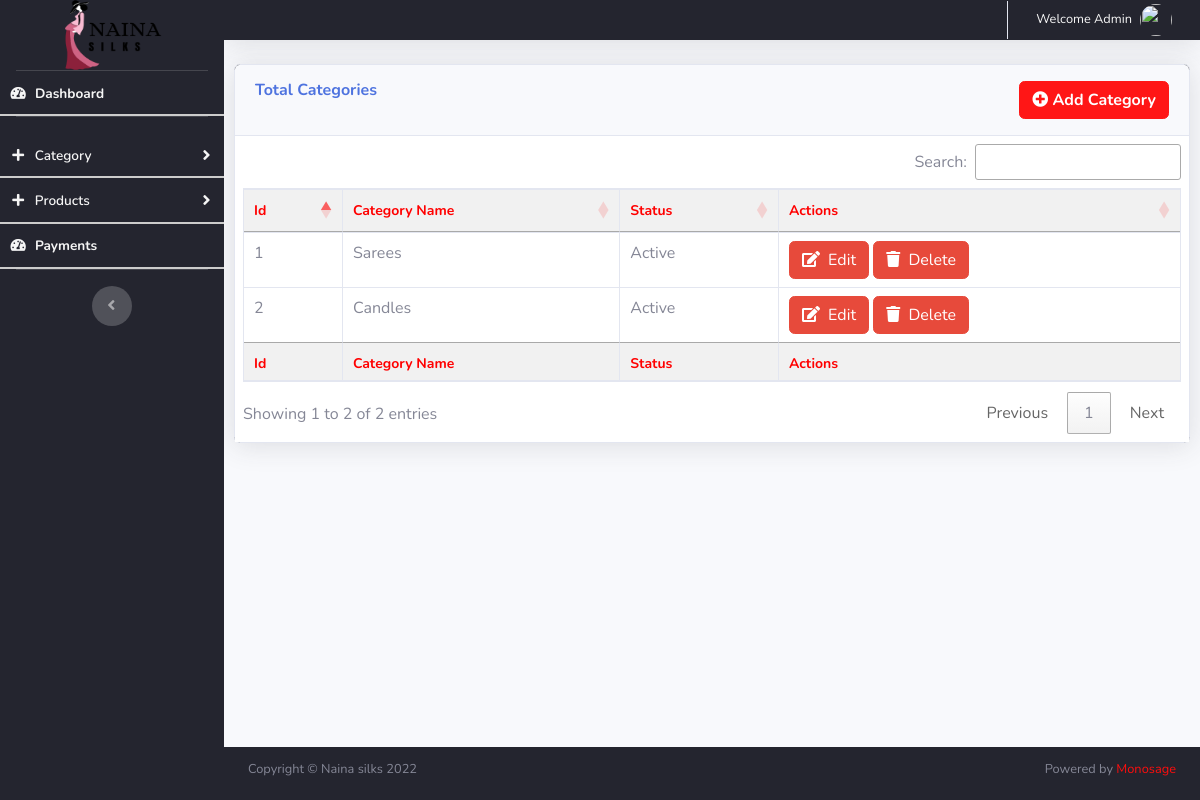
Screenshot of /admin/total_categories.php (signed in) with the database file from the repository.
### tables this page shows
CREATE TABLE `category` (
  `category_id` int(10) NOT NULL,
  `cat_name` varchar(100) NOT NULL,
  `status` int(1) NOT NULL DEFAULT 1 COMMENT '1->active,0->inactive',
  `created_on` datetime NOT NULL DEFAULT current_timestamp()
);

### admin/total_categories.php (the view, shortened to what this page needs)
<?php
  if(empty($_SESSION['loggedin_id']))
  {
    header("location: index.php");
  } else {
  include("db_connection.php");
?>
    <!DOCTYPE html>
    <html lang="en">
    <head><meta http-equiv="Content-Type" content="text/html; charset=utf-8">
        <link href="vendor/fontawesome-free/css/all.min.css" rel="stylesheet" type="text/css">
        <link href="css/sb-admin-2.min.css" rel="stylesheet">
        <link href="vendor/datatables/dataTables.bootstrap4.min.css" rel="stylesheet">
        <link rel="stylesheet" type="text/css"  href="https://cdn.datatables.net/1.10.15/css/jquery.dataTables.min.css" />
        <link rel="stylesheet" type="text/css"  href="https://cdn.datatables.net/buttons/1.4.0/css/buttons.dataTables.min.css" />
    </head>
    <body id="page-top">
        <div id="wrapper">
            <?php include "sidebar.php"; ?>
                <div id="content-wrapper" class="d-flex flex-column">
                    <div id="content">
                        <nav class="navbar navbar-expand navbar-light bg-white topbar mb-0 static-top shadow">
                            <ul class="navbar-nav ml-auto">
                                <li class="nav-item dropdown no-arrow">
                                    <a class="nav-link dropdown-toggle" href="#" id="userDropdown" role="button" data-toggle="dropdown" aria-haspopup="true" aria-expanded="false">
                                        <span class="mr-2 d-none d-lg-inline text-gray-600 small">Welcome Admin</span>
                                        <img class="img-profile rounded-circle" src="https://source.unsplash.com/QAB-WJcbgJk/60x60">
                                    </a>
                                </li>
                            </ul>
                        </nav>
                        <div class="">
                            <div class="">
                                <div class="card shadow mb-4">
                                    <div class="card-header py-3">
                                        <h6 class="m-0 font-weight-bold text-primary" style="text-transform: capitalize;float:left">Total Categories</h6>
                                        <a class="open-homeEvents btn btn-primary" style="float:right" href="add_category.php"><i class="fa fa-plus-circle" aria-hidden="true"></i> Add Category</a>
                                    </div>
                                    <div class="card-body" style="background: white;">
                                        <div class="table-responsive">
                                            <table class="table table-bordered" id="categorydataTable" width="100%" cellspacing="0">
                                                <thead>
                                                    <tr>
                                                        <th>Id</th>
                                                        <th>Category Name</th>
                                                        <th>Status</th>
                                                        <th>Actions</th>
                                                    </tr>
                                                </thead>
                                                <tfoot>
                                                    <tr>
                                                        <th>Id</th>
                                                        <th>Category Name</th>
                                                        <th>Status</th>
                                                        <th>Actions</th>
                                                    </tr>
                                                </tfoot>
                                                <tbody>
                                                    <?php
                                                        $sql = "SELECT * FROM category";
                                                        $result = $conn->query($sql);
                                                        $sno = 1;
                                                        while($row = $result->fetch_assoc()) {
                                                    ?>
                                                        <tr>
                                                            <td>
                                                                <?php echo $sno++; ?>
                                                            </td>
                                                            <td>
                                                                <?php echo $row["cat_name"]; ?>
                                                            </td>
                                                            <td>
                                                                <?php if($row["status"] == 1) { echo "Active"; } else { echo "Inactive"; } ?>
                                                            </td>
                                                            <td>
                                                                <a class="open-homeEvents btn btn-danger"  href="add_category.php?id=<?php echo $row['category_id']; ?>"> <i class="fa fa-edit"></i>&nbsp;&nbsp;Edit</a>
                                                                <button class="delete btn btn-danger" data-id="<?php echo $row["category_id"]; ?>" data-tableidprimary = "category_id" data-table_name = "category"><i class="fa fa-trash"></i>&nbsp;&nbsp;Delete</button>
                                                            </td>
                                                        </tr>
                                                        <?php
                                                            }
                                                        ?>
                                                </tbody>
                                            </table>
                                        </div>
                                    </div>
                                </div>
                            </div>
                        </div>
                    </div>
                    <?php include "footer.php"; ?>
                </div>
        </div>
    </body>
    </html>
    <?php } ?>

### rows the page displays
category: cat_name "Sarees", status "Active"
category: cat_name "Candles", status "Active"
